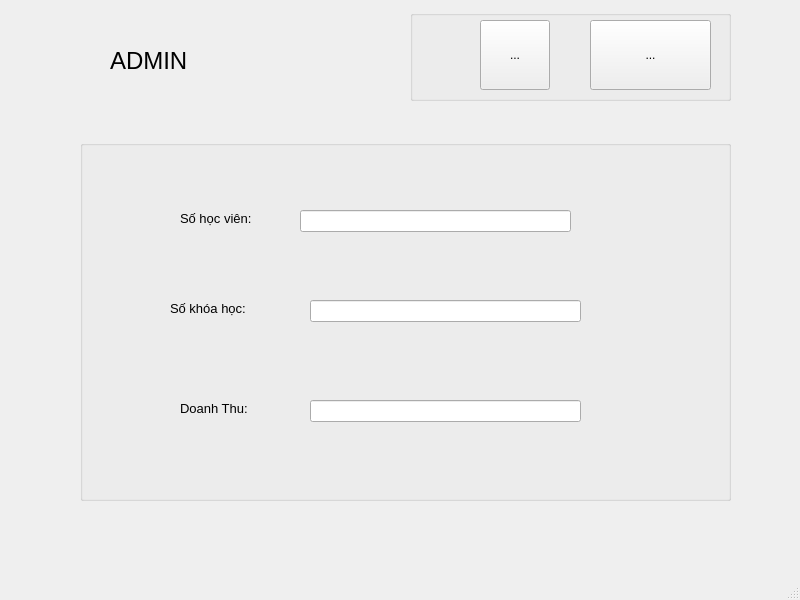
<?xml version="1.0" encoding="UTF-8"?>
<ui version="4.0">
 <class>MainWindow</class>
 <widget class="QMainWindow" name="MainWindow">
  <property name="geometry">
   <rect>
    <x>0</x>
    <y>0</y>
    <width>800</width>
    <height>600</height>
   </rect>
  </property>
  <property name="windowTitle">
   <string>MainWindow</string>
  </property>
  <widget class="QWidget" name="centralwidget">
   <widget class="QLabel" name="label_2">
    <property name="geometry">
     <rect>
      <x>20</x>
      <y>20</y>
      <width>80</width>
      <height>80</height>
     </rect>
    </property>
    <property name="text">
     <string/>
    </property>
    <property name="pixmap">
     <pixmap>admin.png</pixmap>
    </property>
    <property name="scaledContents">
     <bool>true</bool>
    </property>
   </widget>
   <widget class="QGroupBox" name="groupBox">
    <property name="geometry">
     <rect>
      <x>410</x>
      <y>10</y>
      <width>321</width>
      <height>91</height>
     </rect>
    </property>
    <property name="title">
     <string/>
    </property>
    <widget class="QToolButton" name="toolButton_2">
     <property name="geometry">
      <rect>
       <x>70</x>
       <y>10</y>
       <width>70</width>
       <height>70</height>
      </rect>
     </property>
     <property name="maximumSize">
      <size>
       <width>16777215</width>
       <height>16777210</height>
      </size>
     </property>
     <property name="text">
      <string>...</string>
     </property>
     <property name="icon">
      <iconset>
       <normaloff>xuất báo cáo.jpg</normaloff>xuất báo cáo.jpg</iconset>
     </property>
     <property name="iconSize">
      <size>
       <width>80</width>
       <height>80</height>
      </size>
     </property>
    </widget>
    <widget class="QToolButton" name="toolButton_3">
     <property name="geometry">
      <rect>
       <x>180</x>
       <y>10</y>
       <width>121</width>
       <height>70</height>
      </rect>
     </property>
     <property name="text">
      <string>...</string>
     </property>
     <property name="icon">
      <iconset>
       <normaloff>exit.png</normaloff>exit.png</iconset>
     </property>
     <property name="iconSize">
      <size>
       <width>80</width>
       <height>80</height>
      </size>
     </property>
    </widget>
   </widget>
   <widget class="QLabel" name="label">
    <property name="geometry">
     <rect>
      <x>50</x>
      <y>20</y>
      <width>55</width>
      <height>16</height>
     </rect>
    </property>
    <property name="text">
     <string/>
    </property>
   </widget>
   <widget class="QLabel" name="label_3">
    <property name="geometry">
     <rect>
      <x>110</x>
      <y>40</y>
      <width>101</width>
      <height>41</height>
     </rect>
    </property>
    <property name="font">
     <font>
      <pointsize>18</pointsize>
     </font>
    </property>
    <property name="text">
     <string>ADMIN</string>
    </property>
   </widget>
   <widget class="QGroupBox" name="groupBox_2">
    <property name="geometry">
     <rect>
      <x>80</x>
      <y>140</y>
      <width>651</width>
      <height>361</height>
     </rect>
    </property>
    <property name="title">
     <string/>
    </property>
    <widget class="QLineEdit" name="lineEdit">
     <property name="geometry">
      <rect>
       <x>230</x>
       <y>260</y>
       <width>271</width>
       <height>22</height>
      </rect>
     </property>
    </widget>
    <widget class="QLabel" name="label_4">
     <property name="geometry">
      <rect>
       <x>100</x>
       <y>260</y>
       <width>101</width>
       <height>16</height>
      </rect>
     </property>
     <property name="font">
      <font>
       <pointsize>10</pointsize>
      </font>
     </property>
     <property name="text">
      <string>Doanh Thu:</string>
     </property>
    </widget>
    <widget class="QLabel" name="label_5">
     <property name="geometry">
      <rect>
       <x>100</x>
       <y>70</y>
       <width>101</width>
       <height>16</height>
      </rect>
     </property>
     <property name="font">
      <font>
       <pointsize>10</pointsize>
      </font>
     </property>
     <property name="text">
      <string>Số học viên:</string>
     </property>
    </widget>
    <widget class="QLineEdit" name="lineEdit_2">
     <property name="geometry">
      <rect>
       <x>220</x>
       <y>70</y>
       <width>271</width>
       <height>22</height>
      </rect>
     </property>
    </widget>
    <widget class="QLabel" name="label_6">
     <property name="geometry">
      <rect>
       <x>90</x>
       <y>160</y>
       <width>101</width>
       <height>16</height>
      </rect>
     </property>
     <property name="font">
      <font>
       <pointsize>10</pointsize>
      </font>
     </property>
     <property name="text">
      <string>Số khóa học:</string>
     </property>
    </widget>
    <widget class="QLineEdit" name="lineEdit_3">
     <property name="geometry">
      <rect>
       <x>230</x>
       <y>160</y>
       <width>271</width>
       <height>22</height>
      </rect>
     </property>
    </widget>
   </widget>
  </widget>
  <widget class="QMenuBar" name="menubar">
   <property name="geometry">
    <rect>
     <x>0</x>
     <y>0</y>
     <width>800</width>
     <height>26</height>
    </rect>
   </property>
  </widget>
  <widget class="QStatusBar" name="statusbar"/>
 </widget>
 <resources/>
 <connections/>
</ui>
